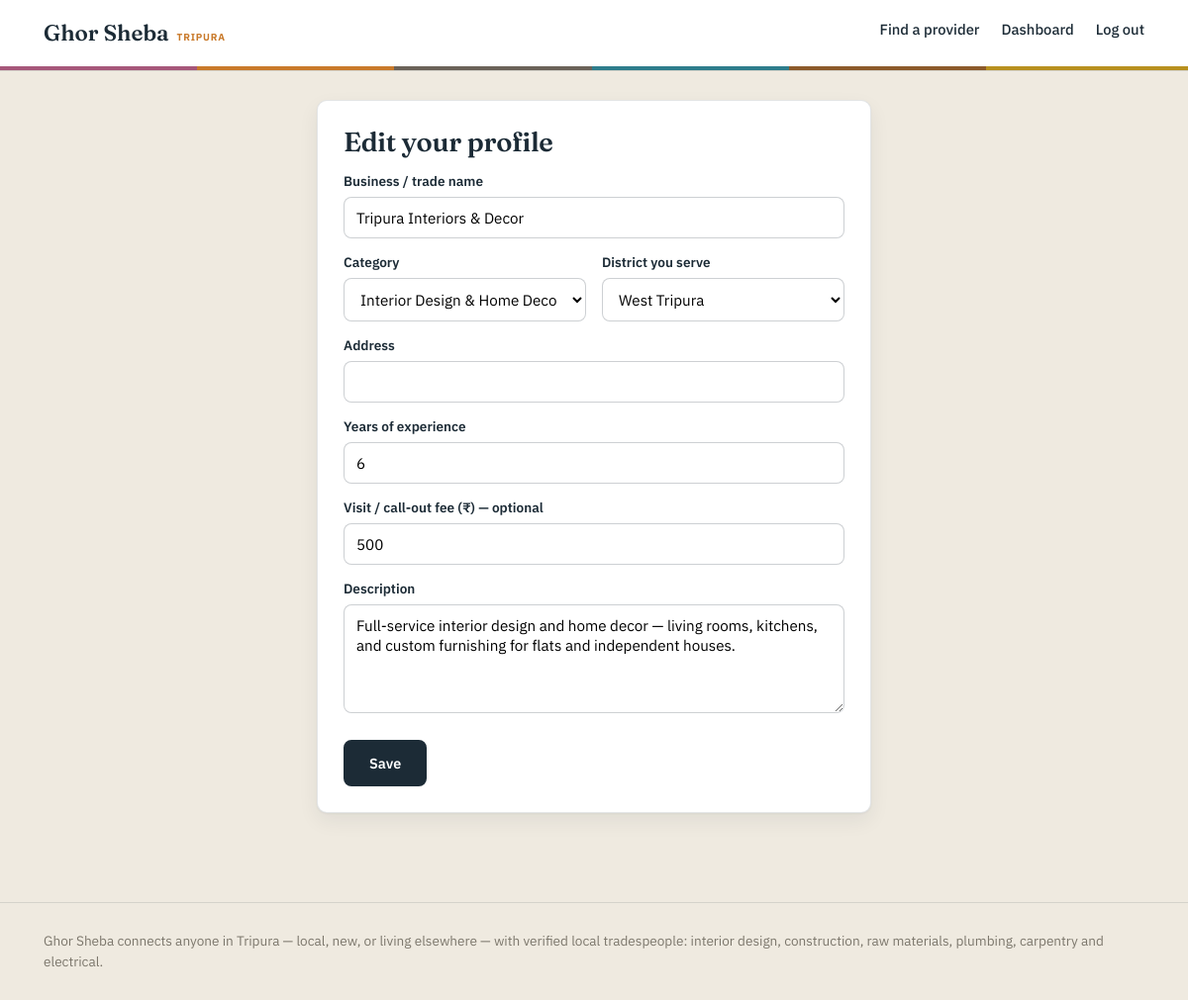
The app's page /provider/profile (signed in) with its own data.
### models.py (models this page shows, shortened)
class ProviderProfile(db.Model):
    __tablename__ = "provider_profiles"
    id = db.Column(db.Integer, primary_key=True)
    user_id = db.Column(db.Integer, db.ForeignKey("users.id"), nullable=False)
    business_name = db.Column(db.String(150), nullable=False)
    category = db.Column(db.String(50), nullable=False)  # matches Config.CATEGORIES keys
    district = db.Column(db.String(50), nullable=False)
    address = db.Column(db.String(255))
    years_experience = db.Column(db.Integer, default=0)
    description = db.Column(db.Text)
    visit_fee = db.Column(db.Integer)
    verified = db.Column(db.Boolean, default=False)
    created_at = db.Column(db.DateTime, default=datetime.utcnow)
    quotes = db.relationship(
        "Quote", backref="provider", lazy=True, cascade="all, delete-orphan"
    )
    reviews = db.relationship(
        "Review", backref="provider", lazy=True, cascade="all, delete-orphan"
    )

### app.py (the view, shortened to what this page needs)
    @app.route("/provider/profile", methods=["GET", "POST"])
    @login_required
    @provider_required
    def edit_provider_profile():
        profile = current_user.provider_profile
        return render_template("edit_provider_profile.html", profile=profile)

### app.py (called while the page is built)
def register_security_headers(app):
    @app.after_request
    def set_security_headers(response):
        response.headers["X-Content-Type-Options"] = "nosniff"
        response.headers["X-Frame-Options"] = "DENY"
        response.headers["Referrer-Policy"] = "strict-origin-when-cross-origin"
        if IS_PRODUCTION:
            response.headers["Strict-Transport-Security"] = "max-age=31536000; includeSubDomains"
        return response

@login_manager.user_loader
def load_user(user_id):
    return User.query.get(int(user_id))

def provider_required(f):
    @wraps(f)
    def wrapped(*args, **kwargs):
        if not current_user.is_authenticated or current_user.role != "provider":
            abort(403)
        return f(*args, **kwargs)
    return wrapped

### templates/edit_provider_profile.html (shortened to what this page needs)
{% extends "base.html" %}
{% block content %}
<div class="plate" style="max-width: 560px; margin: 0 auto;">
  <h1 style="font-size:1.7rem;">Edit your profile</h1>
  <form method="post">
    <label>Business / trade name</label>
    <input type="text" name="business_name" value="{{ profile.business_name }}" required>
    <div class="field-row">
      <div>
        <label>Category</label>
        <select name="category">
          {% for key, label in categories %}<option value="{{ key }}" {% if key == profile.category %}selected{% endif %}>{{ label }}</option>{% endfor %}
        </select>
      </div>
      <div>
        <label>District you serve</label>
        <select name="district">
          {% for d in districts %}<option value="{{ d }}" {% if d == profile.district %}selected{% endif %}>{{ d }}</option>{% endfor %}
        </select>
      </div>
    </div>
    <label>Address</label>
    <input type="text" name="address" value="{{ profile.address or '' }}">
    <label>Years of experience</label>
    <input type="text" name="years_experience" value="{{ profile.years_experience }}">
    <label>Visit / call-out fee (&#8377;) — optional</label>
    <input type="text" name="visit_fee" value="{{ profile.visit_fee or '' }}" placeholder="e.g. 150 — leave blank if not applicable">
    <label>Description</label>
    <textarea name="description">{{ profile.description or '' }}</textarea>
    <div style="margin-top:20px;"><button class="btn" type="submit">Save</button></div>
  </form>
</div>
{% endblock %}

### public/css/style.css (style rules this page uses)
:root { --ink: #1C2B36; --paper: #EFEAE0; --paper-raised: #FFFFFF; --ochre: #C97A2B; --bamboo: #52734D; --concrete: #7C776C; --rust: #A63D2C; --line: rgba(28, 43, 54, 0.12); --shadow: 0 1px 2px rgba(28,43,54,0.05), 0 8px 20px rgba(28,43,54,0.07); --shadow-hover: 0 2px 6px rgba(28,43,54,0.08), 0 16px 32px rgba(28,43,54,0.12); --radius: 10px; --serif: 'Fraunces', Georgia, serif; --sans: 'IBM Plex Sans', -apple-system, sans-serif; }
* { box-sizing: border-box; }
body { margin: 0; background: var(--paper); color: var(--ink); font-family: var(--sans); font-size: 16px; line-height: 1.55; -webkit-font-smoothing: antialiased; }
h1, h2, h3 { font-family: var(--serif); font-weight: 600; margin: 0 0 0.4em; line-height: 1.15; letter-spacing: -0.01em; }
h1 { font-size: 2.7rem; }
.plate { position: relative; background: var(--paper-raised); border: 1px solid var(--line); border-radius: var(--radius); box-shadow: var(--shadow); padding: 26px; margin-bottom: 18px; transition: box-shadow 0.15s ease, transform 0.1s ease; }
.btn { display: inline-block; font-family: var(--sans); font-weight: 600; font-size: 0.9rem; padding: 12px 24px; border: 2px solid var(--ink); background: var(--ink); color: var(--paper-raised); text-decoration: none; cursor: pointer; border-radius: 8px; transition: background 0.15s ease, border-color 0.15s ease, transform 0.1s ease, box-shadow 0.15s ease; }
label { display: block; font-weight: 600; font-size: 0.85rem; margin: 14px 0 5px; }
input[type=text], input[type=email], input[type=password], input[type=tel], select, textarea { width: 100%; padding: 10px 12px; border: 1px solid rgba(28,43,54,0.22); background: #fff; font-family: var(--sans); font-size: 0.95rem; border-radius: 8px; transition: border-color 0.15s ease, box-shadow 0.15s ease; }
textarea { min-height: 110px; resize: vertical; }
.field-row { display: flex; gap: 16px; }
.field-row > div { flex: 1; }

### records on screen
ProviderProfile: business_name "Tripura Interiors & Decor", category "Interior Design & Home Decor", district "West Tripura", years_experience "6", visit_fee "500", description "Full-service interior design and home decor — living rooms, kitchens, and custom furnishing for flats and independent houses."
